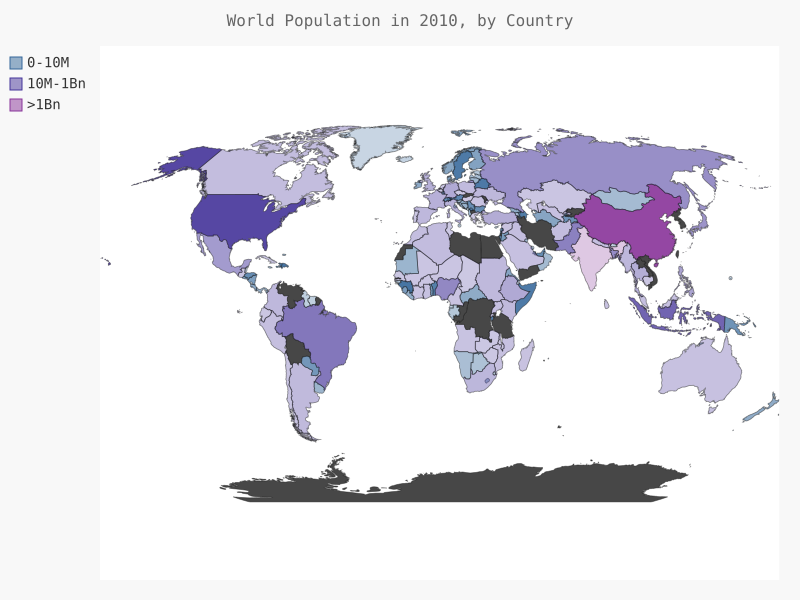

Here is the Python script that generated this plot:
import json

import pygal
# 从模块style中导入控制颜色的样式RotateStyle(类),和加亮主题颜色的
#类LightColorizedStyle
#from pygal.style import RotateStyle, LightColorizedStyle
from pygal.style import RotateStyle as RS, LightColorizedStyle as LCS

# 导入国别码提取函数
from country_codes import get_country_code

# 通过json.load()载入列表数据
filename = 'population_data.json'
with open(filename) as f:
    # 存储列表数据
    pop_date = json.load(f)

# 创建一个包含人口数量的字典
cc_populations = {}
# 列表中的每个元素都是一个字典,有四个键,依次存储在pop_dict中
for pop_dict in pop_date:
    if pop_dict['Year'] == '2010':
        country = pop_dict['Country Name']
        # 从json文件中获取国家人口数,int型存储
        population = int(float(pop_dict['Value']))
        #print(country_name + ": " + str(population))
        # 获取国别码,有则存储在code中,没有则存储None
        code = get_country_code(country)
        if code:
            # 将国别码作为键,人口数作为值,填充新的字典,用于pygal绘制人口地图
            cc_populations[code] = population

# 根据人口数量将所有的国家分成三大组
cc_pops_1, cc_pops_2, cc_pops_3 = {}, {}, {}
for cc, pop in cc_populations.items():
    if pop < 10000000:
        cc_pops_1[cc] = pop
    elif pop < 1000000000:
        cc_pops_2[cc] = pop
    else:
        cc_pops_3[cc] = pop

# 显示每组分别包含多少个国家
#print(len(cc_pops_1), len(cc_pops_2), len(cc_pops_3))

# 根据以上生成的字典绘制地图

# 创建样式类RotateStyle的实例,第一个参数是一个16进制的RGB颜色值;
#再传入参数base_style,指定基本样式,使用亮色的主题
wm_style = RS('#336699', base_style=LCS)
# 样式对象传递给要绘制的图表
wm = pygal.Worldmap(style=wm_style)
wm.title = 'World Population in 2010, by Country'
#wm.add('2010', cc_populations)
# add()根据不同的人口数,显示不同的颜色
wm.add('0-10M', cc_pops_1)
wm.add('10M-1Bn', cc_pops_2)
wm.add('>1Bn', cc_pops_3)

wm.render_to_file('world_population.svg')
